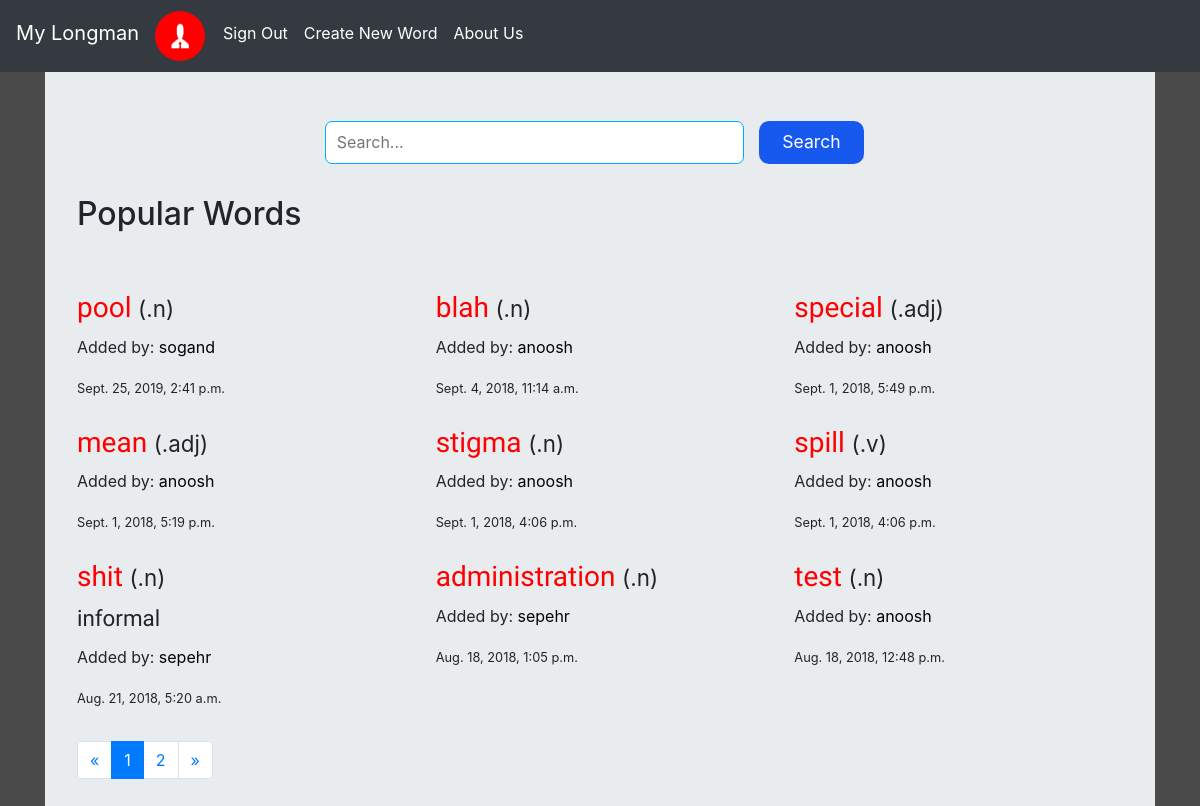
Page / (signed in) on the committed database.
### accounting/models.py (models this page shows)
class myuser(AbstractUser):
    first_name = models.CharField(max_length = 30)
    email = models.EmailField(max_length = 70, unique = True)
    profile_pic = models.ImageField(default = 'default.png')

### words/models.py (models this page shows, shortened)
class word(models.Model):
    spell = models.CharField(max_length=30)
    meanings = models.ManyToManyField('meaning', blank = True)
    mood = models.CharField(max_length = 10)
    note = models.CharField(max_length=30, blank = True, null = True)
    slug = models.CharField(max_length = 30)
    date = models.DateTimeField(auto_now_add=True)
    user = models.ForeignKey(myuser, on_delete = models.CASCADE, blank = True)
    objects = WordManager()
    def __str__(self):
        return self.spell

### words/views.py (the view)
# urls.py: path('', WordsView.as_view(), name = 'home'),
class WordsView(ListView):
    model = word
    template_name = 'words/list.html'
    context_object_name = 'words'
    paginate_by = 9
    def get_queryset(self):
        if self.request.GET.get('q'):
            queryset = word.objects.search(self.request.GET.get('q')).order_by('-date')
        else:
            queryset = word.objects.all().order_by('-date')
        return queryset
    def get_context_data(self, *args, **kwargs):
        context = super(WordsView, self).get_context_data(*args, **kwargs)
        print(context)
        return context

### words/models.py (called while the page is built)
    def get_queryset(self):
        return WordQueryset(self.model, using=self.db)

### words/templates/words/list.html (shortened to what this page needs)
{%extends 'base_layout.html'%}
{% block imp%}
<link rel="stylesheet" href="/static/home.css">
{% endblock imp %}
{% block content %}
    <form action="." method="GET" class="search_form">
        <input type="text" placeholder="Search..." name="q" class="search" value="{{request.GET.q}}">
        <input type="submit" value="Search" class="submit">
    </form>
    <h2 class="title">Popular Words</h2>
    <div class="row">
        {% for word in words %}
            <div class="col-6 col-md-4" id="element">
                <h3><a href="{%url 'words:detailword' slug=word.slug%}" id="spell">{{word.spell}}</a><small id="mood">({{word.mood}})</small></h3>
                {% if word.note != None %}
                    <p class="note">{{word.note}}</p>
                {% endif %}
                <p class="user">Added by: <a href="{% url 'accounting:UserDetail' username=word.user.username %}" style="color: black;">{{word.user}}</a></p>
                <small>{{word.date}}</small>
            </div>
        {% endfor %}
    </div>
    <div class="text-center">
        <nav aria-label="Page navigation example" style="margin-top: 2%;">
            {% if is_paginated %}
            <ul class="pagination">
                {% if page_obj.has_previous %}
                <li class="page-item">
                    <a href="?page={{ page_obj.previous_page_number }}&q={{request.GET.q}}" class="page-link" aria-label="Previous">
                        <span aria-hidden="true">&laquo;</span>
                        <span class="sr-only">Previous</span>
                    </a>
                </li>
                {% else %}
                <li class="page-item">
                    <a class="page-link" href="?page=1&q={{request.GET.q}}" aria-label="Next">
                        <span aria-hidden="true">&laquo;</span>
                    </a>
                </li>
                {% endif %}
                {% for i in paginator.page_range %}
                {% if page_obj.number == i %}
                <li class="page-item active">
                    <a href="?page={{ i }}&q={{request.GET.q}}" class="page-link">{{ i }}
                    </a>
                </li>
                {% else %}
                <li class="page-item">
                    <a href="?page={{ i }}&q={{request.GET.q}}" class="page-link">{{ i }}</a>
                </li>
                {% endif %}
                {% endfor %}
                {% if page_obj.has_next %}
                <li class="page-item">
                    <a href="?page={{ page_obj.next_page_number }}&q={{request.GET.q}}" class="page-link">&raquo;</a>
                </li>
                {% endif %}
            </ul>
            {% endif %}
        </nav>
    </div>
{% endblock %}

### templates/base_layout.html (shortened to what this page needs)
<!DOCTYPE html>
<html lang="en">
<head>
    <link rel="stylesheet" href="https://stackpath.bootstrapcdn.com/bootstrap/4.1.2/css/bootstrap.min.css"
>
    {% block imp %}
    {% endblock imp %}
</head>
<body style="background-color: rgb(75, 75, 75)">
    <nav class="navbar navbar-expand-lg navbar-dark bg-dark fixed-top">
        <a class="navbar-brand" href="{% url 'home' %}" style="margin-bottom: 6px;">My Longman</a>
        <div class="collapse navbar-collapse" id="navbarSupportedContent">
            <ul class="navbar-nav mr-auto">
                {% if user.is_authenticated %}
                <li class="nav-item active">
                    <a href="{% url 'accounting:UserDetail' username=user.username %}"><img src="{{user.profile_pic.url}}" alt="" style="border-radius: 50%; height: 50px; width: 50px; margin-right: 10px; margin-bottom: 3px; margin-top: 3px;"></a>
                </li>
                <li class="nav-item active">
                    <a href="{% url 'accounting:signout'%}" class="nav-link" style="margin-top: 5px;">Sign Out</a>
                </li>
                <li class="nav-item active">
                    <a href="{% url 'words:create_view' %}" class="nav-link" style="margin-top: 5px;">Create New Word</a>
                </li>
                {% endif %}
                <li class="nav-item active">
                    <a href="{% url 'about'%}" class="nav-link" style="margin-top: 5px;">About Us</a>
                </li>
            </ul>
        </div>
    </nav>
    <div class="container">
        <div class="jumbotron" style="padding-top: 10%;">
            {% block content %}
            {% endblock %}
        </div>
    </div>
</body>
</html>

### assets/home.css (style rules this page uses)
#element { margin-top: 1.5%; margin-bottom: 1%; }
#spell { color: red; margin-right: 2%; font-family: 'Concert One', cursive; }
.note { font-family: 'Ranga', cursive; font-size: 1.4em; margin-bottom: 0; }
.user { margin-top: 3%; }
.title { margin-bottom: 4%; }
.submit { border-radius: 10px; background-color: #1758ef; height: 2.4em; width: 6em; color: white; font-size: 1.1em; border: 0px solid rgb(0, 170, 255); margin-top: 1%; margin-right: 1%; margin-left: 1%; margin-bottom: 3%; }
.search { border: 1px solid rgb(0, 170, 255); border-radius: 7px; height: 30%; width: 40%; padding: 1% 1% 1% 1%; }
.search_form { margin: auto; text-align: center; }

### rows in the picture
myuser: profile_pic (placeholder picture)
word: spell "pool", mood ".n", user "sogand", date "Sept. 25, 2019, 2:41 p.m."
word: spell "blah", mood ".n", user "anoosh", date "Sept. 4, 2018, 11:14 a.m."
word: spell "special", mood ".adj", user "anoosh", date "Sept. 1, 2018, 5:49 p.m."
word: spell "mean", mood ".adj", user "anoosh", date "Sept. 1, 2018, 5:19 p.m."
word: spell "stigma", mood ".n", user "anoosh", date "Sept. 1, 2018, 4:06 p.m."
word: spell "spill", mood ".v", user "anoosh", date "Sept. 1, 2018, 4:06 p.m."
word: spell "shit", mood ".n", note "informal", user "sepehr", date "Aug. 21, 2018, 5:20 a.m."
word: spell "administration", mood ".n", user "sepehr", date "Aug. 18, 2018, 1:05 p.m."
word: spell "test", mood ".n", user "anoosh", date "Aug. 18, 2018, 12:48 p.m."

### other values in the picture
{{ i }} "1"
{{ i }} "2"
